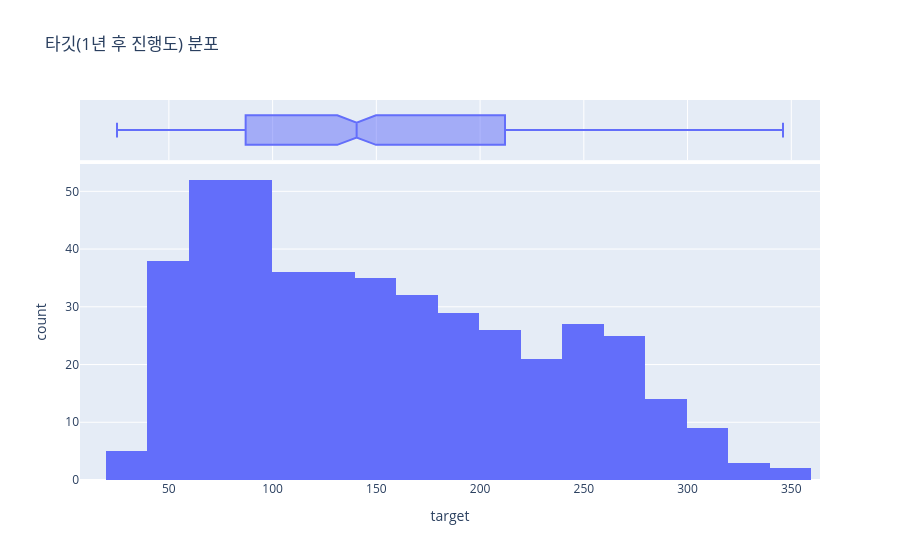

Notebook cell for this chart:
### Markdown cell above
## 2. 심화 탐색적 분석(EDA)

### 2.1 타깃 분포와 정규성

왜도·첨도로 분포의 치우침 정량화.

### Code cell
# [TODO 2] 타깃 분포와 정규성(왜도·첨도) 확인
print(f"왜도={skew(y):.3f} 첨도={kurtosis(y):.3f}")
px.histogram(df, x="target", nbins=30, marginal="box", title="타깃(1년 후 진행도) 분포").show()                   # target 분포를 히스토그램 + 상자그림(marginal)으로 표현

### Figure 1 — Plotly figure (JSON) as saved in the notebook; plotly's stock layout.template omitted (floating-point values rounded to 4 significant figures; data arrays with more than 128 entries replaced by an {"elided": "..."} marker saying what was removed)
{"data": [{"bingroup": "x", "hovertemplate": "target=%{x}<br>count=%{y}<extra></extra>", "legendgroup": "", "marker": {"color": "#636efa", "pattern": {"shape": ""}}, "name": "", "nbinsx": 30, "orientation": "v", "showlegend": false, "type": "histogram", "x": {"elided": "442 float values"}, "xaxis": "x", "yaxis": "y"}, {"hovertemplate": "target=%{x}<extra></extra>", "legendgroup": "", "marker": {"color": "#636efa"}, "name": "", "notched": true, "showlegend": false, "type": "box", "x": {"elided": "442 float values"}, "xaxis": "x2", "yaxis": "y2"}], "layout": {"barmode": "relative", "legend": {"tracegroupgap": 0}, "title": {"text": "타깃(1년 후 진행도) 분포"}, "xaxis": {"anchor": "y", "domain": [0, 1], "title": {"text": "target"}}, "xaxis2": {"anchor": "y2", "domain": [0, 1], "matches": "x", "showgrid": true, "showticklabels": false}, "yaxis": {"anchor": "x", "domain": [0, 0.8316], "title": {"text": "count"}}, "yaxis2": {"anchor": "x2", "domain": [0.8416, 1], "matches": "y2", "showgrid": false, "showline": false, "showticklabels": false, "ticks": ""}}}
